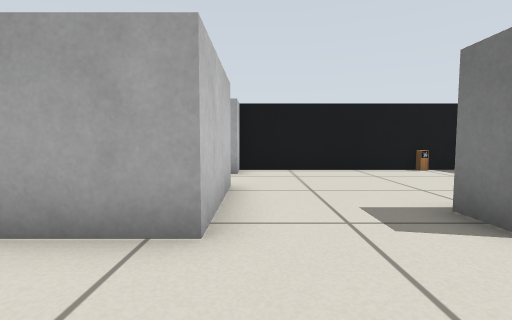
[1] (above)

16 first-person views from a walk through a world built for the Gazebo simulator. The camera is 0.45 m above the floor, tilts 4° down and sees 85° across. Floor lines are 1 m apart. The floor is counted in squares, 0.5 m on a side. Each view is taken from the middle of a square. On the plan, view 1 faces up. The plan holds only what a view shows up to about 11 squares ahead; the rest is blank. Simple patterns stand in for the simulator's built-in surfaces.

[2]
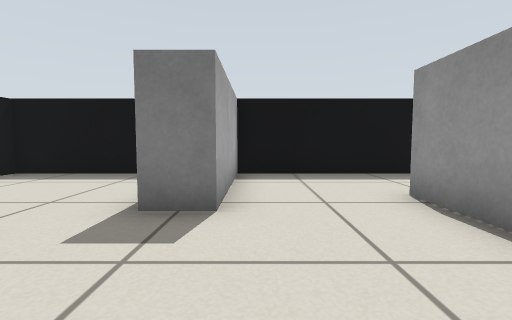

[3]
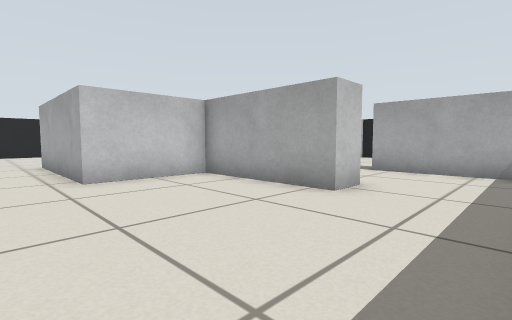

[4]
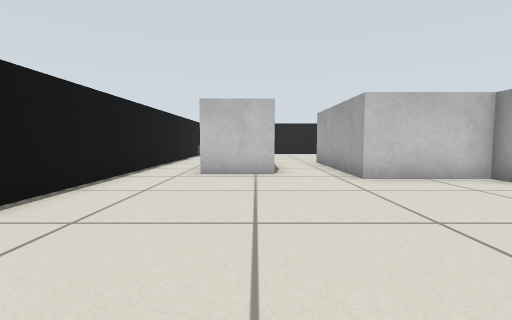

[5]
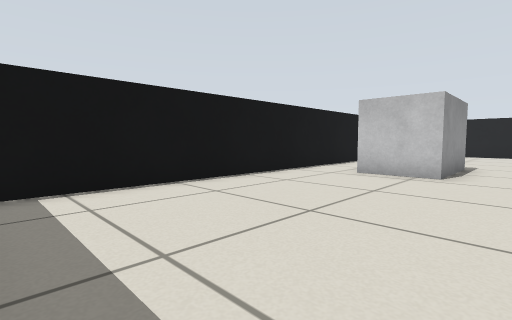

[6]
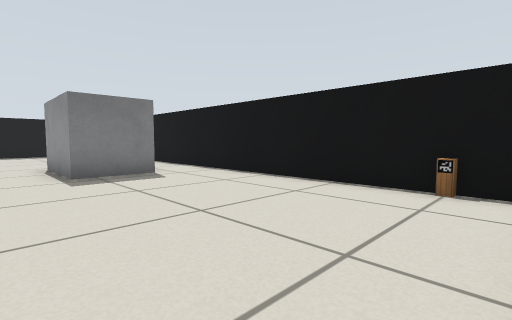

[7]
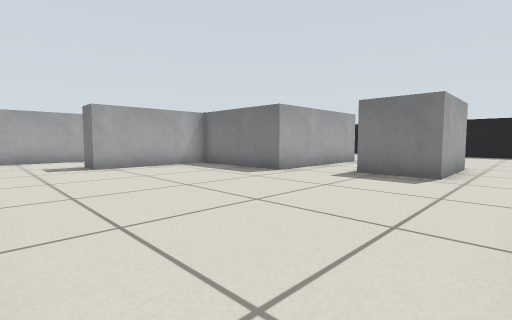

[8]
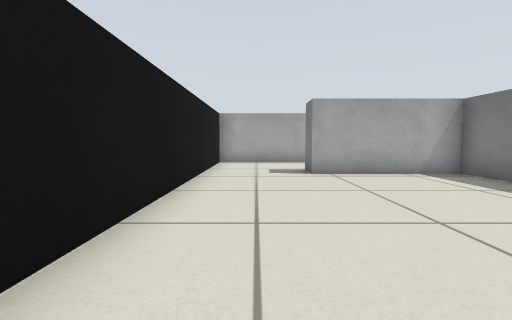

[9]
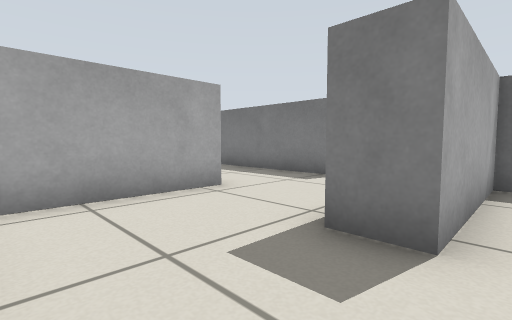

[10]
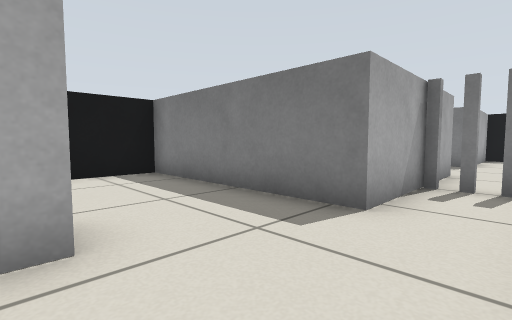

[11]
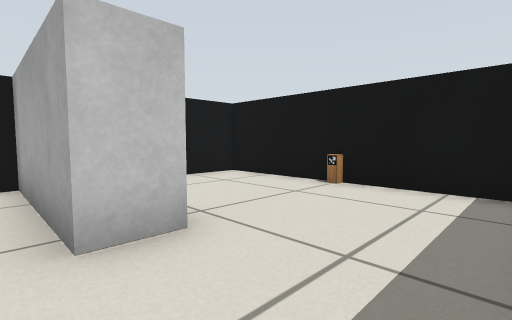

[12]
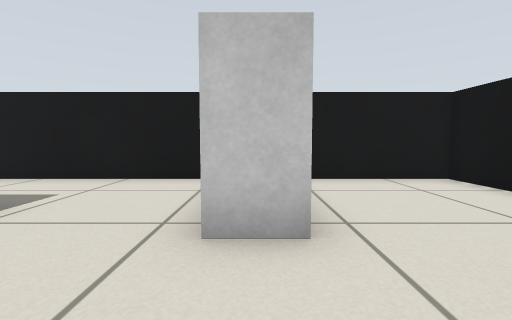

[13]
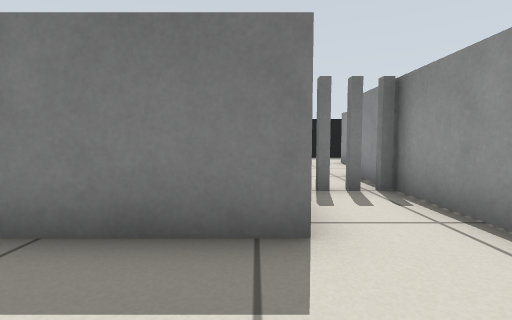

[14]
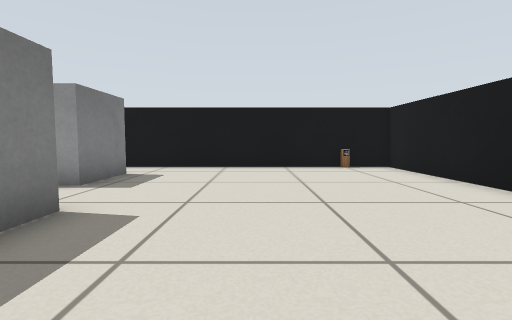

[15]
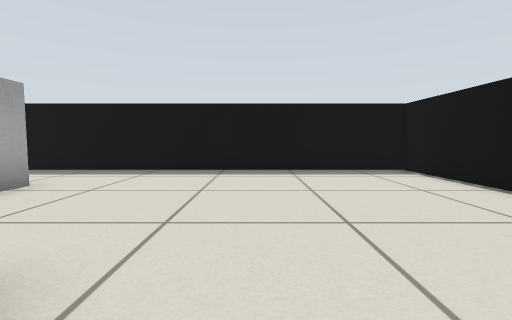

[16]
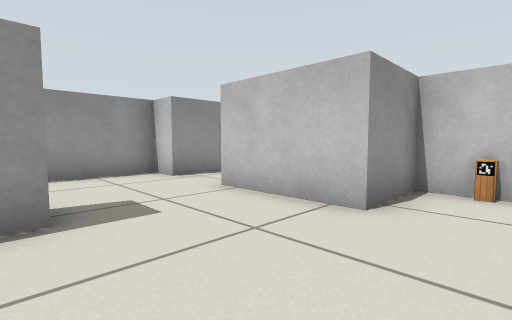

### Floor plan
Key: @ floor where view 1 was taken; # wall or solid block; . floor; P pillar; B grey box; G grey post.
Columns run from 13 left of view 1 to 7 right of it. Each row starts with its distance up from view 1.
  9 #########   #########
  8 #...P...#   #.....P.#
  7 #.......B BP........#
  6 #.......B B.........#
  5 #.......B  BB.......#
  4 #####...B   B......
  3 #.......BBBBB...#####
  2 #.........G.........#
  1 #.........G.........#
  0 #...#########@......#
 -1 #.......#   #####...#
 -2 #.......B   B.......#
 -3 #.......B   B.......#
 -4 #.......BBBBB.......#
 -5 #...................#
 -6 #...................#
 -7 #........BBB........#
 -8 #........BBB........#
 -9 #...................#
-10 #.P.................#
-11 #####################

Positions as (right, up) in squares from view 1, and headings:
1: (0, 0), facing up
2: (-1, 2), facing right
3: (6, -6), facing up-left
4: (6, -7), facing left
5: (6, -5), facing down-left
6: (-12, -5), facing down-right
7: (-12, -10), facing up-right
8: (-11, -8), facing up
9: (-12, -1), facing up-right
10: (-9, 1), facing up-right
11: (-6, 3), facing up-left
12: (-6, 4), facing left
13: (-8, 3), facing right
14: (-8, -1), facing down
15: (-2, -6), facing right
16: (3, 7), facing down-left
